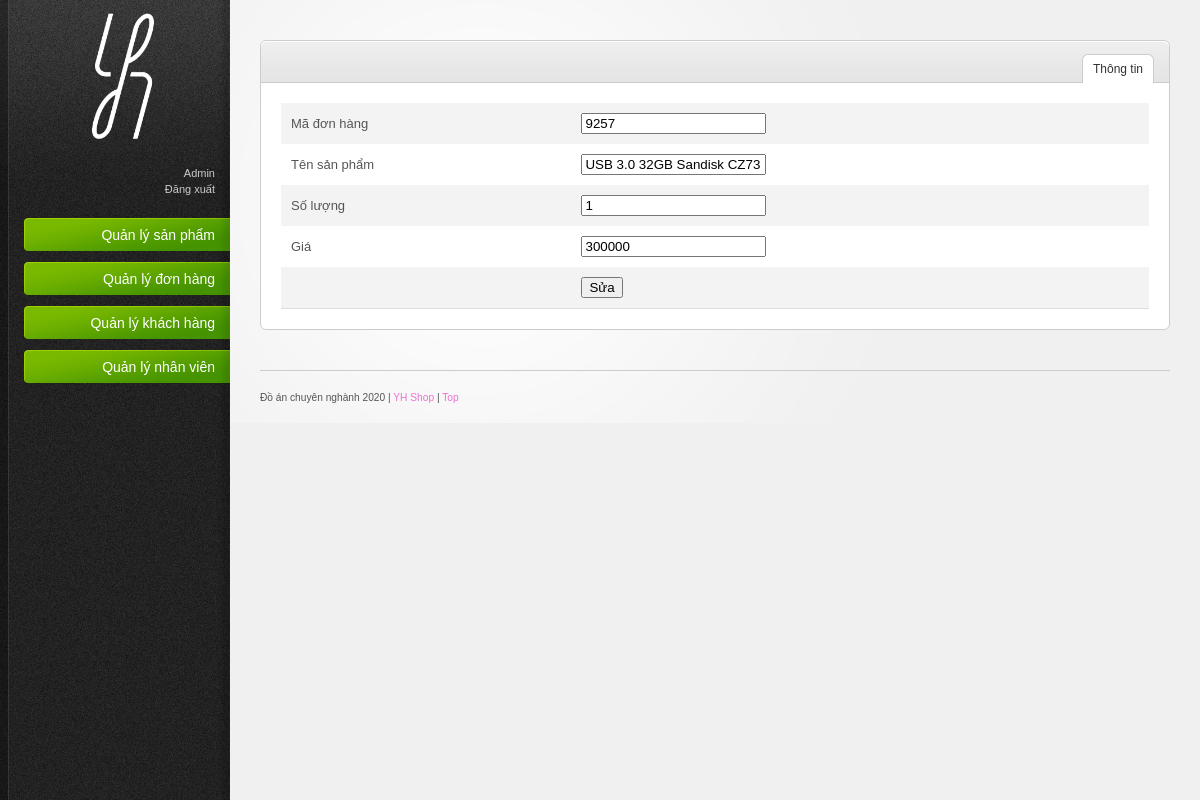
The page /DoAn/admin/suadonhang.php?madonhang=36 (signed in) on the database its author committed.
### tables this page shows
CREATE TABLE IF NOT EXISTS `donhang` (
  `madonhang` int(10) NOT NULL AUTO_INCREMENT,
  `masp` int(10) NOT NULL,
  `makh` int(10) NOT NULL,
  `soluong` int(11) NOT NULL,
  `gia` int(10) NOT NULL,
  `ma` varchar(50) NOT NULL,
  `ngaydat` timestamp NOT NULL,
  `ngaygiao` datetime DEFAULT NULL,
  `trangthai` int(11) NOT NULL DEFAULT '0',
  `manv` int(11) DEFAULT NULL,
  `manvgh` int(10) DEFAULT NULL,
  PRIMARY KEY (`madonhang`),
  KEY `makh` (`makh`),
  KEY `masp` (`masp`),
  KEY `maquyen` (`manv`),
  KEY `manvgh` (`manvgh`),
  KEY `trangthai` (`trangthai`)
);

CREATE TABLE IF NOT EXISTS `sanpham` (
  `masp` int(10) NOT NULL AUTO_INCREMENT,
  `tensp` varchar(250) NOT NULL,
  `gia` int(10) NOT NULL,
  `hinh` varchar(50) DEFAULT NULL,
  `mansx` varchar(5) DEFAULT NULL,
  `maloai` varchar(5) DEFAULT NULL,
  PRIMARY KEY (`masp`),
  KEY `maloai` (`maloai`),
  KEY `mansx` (`mansx`)
);

### DoAn/admin/subpage/f_xl_suadonhang.php (the view, shortened to what this page needs)
<?php
include ('connect.php');
$madonhang = $_GET['madonhang'];
$sql = "SELECT * from donhang, sanpham where donhang.masp=sanpham.masp and madonhang = '".$madonhang."'";
$tam = $obj->query($sql);
$data = $tam->fetch();
?>
<form action="xl_sua_donhang.php" method="post">
    <table width="50%" border="1" cellpadding="10" cellspacing="0">
        <tr>
            <td>Mã đơn hàng</td>
            <td>
                <input readonly type="text" name="ma" value="<?php echo ($data['ma']); ?>">
            </td>
        </tr>
        <tr>
            <td>Tên sản phẩm</td>
            <td>
                <input readonly type="text" name="tensp" value="<?php echo ($data['tensp']); ?>">
            </td>
        </tr>
        <tr>
            <td>Số lượng</td>
            <td>
                <input type="text" name="soluong" value="<?php echo ($data['soluong']); ?>">
            </td>
        </tr>
        <tr>
            <td>Giá</td>
            <td>
                <input readonly type="text" name="gia" value="<?php echo ($data['gia']); ?>">
            </td>
        </tr>
        <tr>
            <td></td>
            <td>
                <input type="submit" name="sua" value="Sửa"/>
            </td>
        </tr>
    </table>
</form>

### DoAn/admin/resources/css/style.css (style rules this page uses)
html { font-size: 100%; height: 100%; margin-bottom: 1px; }
body { font-family: Arial, Helvetica, sans-serif; color: #555; background: #f0f0f0 url('../images/bg-body.gif') top left repeat-y; font-size: 12px; }
#main-content table { width: 100%; border-collapse: collapse; }
#main-content tbody tr { background: #fff; }
#main-content tbody tr.alt-row { background: #f3f3f3; }
#main-content table td, #main-content table th { padding: 10px; line-height: 1.3em; }

### rows shown on the page
donhang: ma "9257", tensp "USB 3.0 32GB Sandisk CZ73", soluong "1", gia "300000"

### other values the page prints
$_SESSION['admin'] "Admin"
